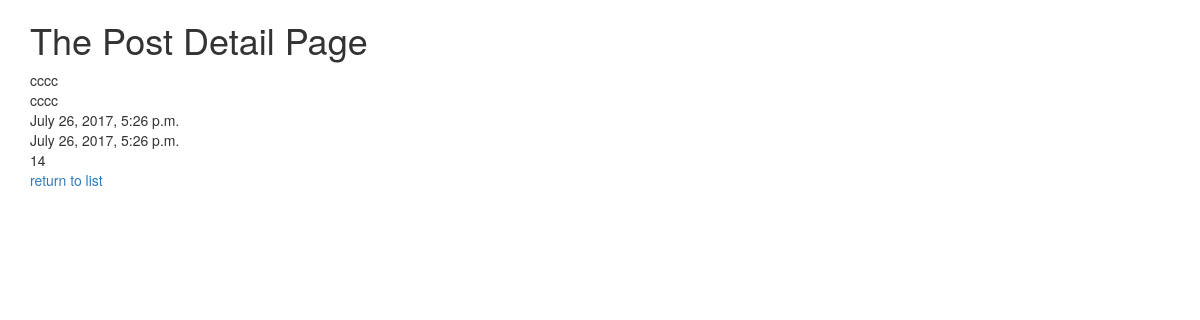
Screenshot of /posts/detail/14/ with the database file from the repository.
### posts/models.py (models this page shows, shortened)
class Post(models.Model):
	title = models.CharField(max_length=255)
	image = models.ImageField(upload_to="blog_images", null=True, blank=True)
	content = models.TextField()
	updated = models.DateTimeField(auto_now=True, auto_now_add=False)
	timestamp = models.DateTimeField(auto_now=False, auto_now_add=True)
	class Meta:
		ordering = ["-content", "-updated", "-title"]

### posts/views.py (the view)
# urls.py: url(r'^detail/(?P<post_id>\d+)/$', views.post_detail, name="detail"),
def post_detail(request, post_id):
	instance = get_object_or_404(Post, id=post_id)
	context = {
	"title": "Detail",
	"instance": instance
	}
	return render(request, 'post_detail.html', context)

### posts/templates/post_detail.html (shortened to what this page needs)
{% extends "base.html" %}
{% block content %}
    <h1>The Post {{title}} Page</h1>
    {{instance.title}} <br>
    {{instance.content}} <br>
    {{instance.timestamp}} <br>
    {{instance.updated}} <br>
    {{instance.id}} <br>
    <a href="{%url 'posts:list' %}">return to list</a>
{% endblock content %}

### rows the page displays
Post: title "cccc", content "cccc", timestamp "July 26, 2017, 5:26 p.m.", updated "July 26, 2017, 5:26 p.m.", id "14"

### other values shown
{{ title }} "Detail"
